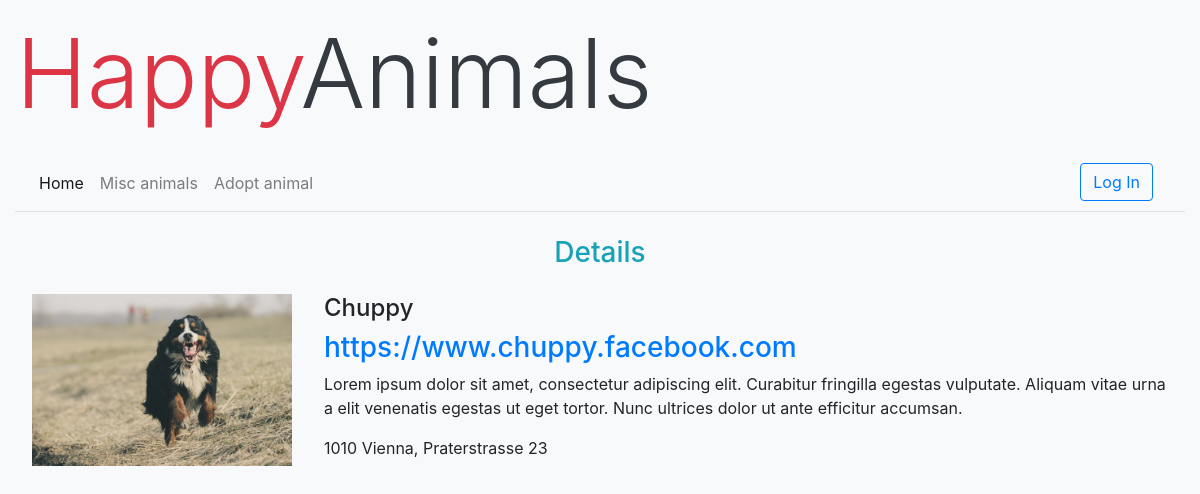
/index.php?itm=1, run on the app's committed database.
### tables this page shows
CREATE TABLE `animals` (
  `animId` int(11) NOT NULL,
  `name` varchar(63) NOT NULL,
  `img` varchar(255) DEFAULT NULL,
  `descr` varchar(255) DEFAULT NULL,
  `type` enum('sm','lg','sen') DEFAULT 'sm',
  `website` varchar(255) DEFAULT NULL,
  `hobbies` varchar(255) DEFAULT NULL,
  `ad_date` date DEFAULT NULL,
  `loca` int(11) NOT NULL DEFAULT 1
);

CREATE TABLE `location` (
  `locId` int(11) NOT NULL,
  `zip` int(11) NOT NULL DEFAULT 1010,
  `city` varchar(127) NOT NULL DEFAULT 'Vienna',
  `address` varchar(255) DEFAULT NULL,
  `loc_x` double(11,7) DEFAULT 48.2205998,
  `loc_y` double(11,7) DEFAULT 16.2399769
);

### classes.php (the view, shortened to what this page needs)
<?php
class Animal
{
    protected $animId;
    protected $name;
    protected $img;
    protected $descr;
    protected $website;
    protected $hobbies;
    protected $adDate;
    protected $zip;
    protected $city;
    protected $address;
    protected $type;
    public function __construct($animId,$name,$img,$descr,$website,$hobbies,$adDate,$zip,$city,$address,$loc_x,$loc_y,$type)
    {
        $this->animId = $animId;
        $this->name = $name;
        $this->img = $img;
        $this->descr = $descr;
        $this->website = $website;
        $this->hobbies = $hobbies;
        $this->adDate = $adDate;
        $this->zip = $zip;
        $this->city = $city;
        $this->address = $address;
        $this->type = $type;
    }
    public function getId(){return $this->animId;}
    public function printDetails()
    {
    	if ($this->type == 'sm') {
            $extra = '<a class="" href="#">'.$this->website.'</a>';
        } else if ($this->type == 'lg'){
            $extra = '<p class="card-text">Hobbies: '.$this->hobbies.'</p>';
        } else if ($this->type == 'sen') {
            $extra = '<p class="card-text">Looking for home since: '.$this->adDate.'</p>';
        }
        $addr = $this->zip.' '.$this->city.', '.$this->address;
        return '<div class="col-3 p-3">
					<img class="img-fluid" src="'.$this->img.'">
    			</div>
    			<div class="col-9 p-3">
    				<h4>'.$this->name.'</h4>
    				<h3>'.$extra.'</h3>
    				<p>'.$this->descr.'</p>
    				<p>'.$addr.'</p>
    			</div>';
    }
}
?>

### index.php (shortened to what this page needs)
<?php
require_once 'dbconnect.php';
require_once 'classes.php';
$list = array();
$queryList = mysqli_query($conn,"SELECT * FROM animals
		JOIN location ON animals.loca = location.locId");
	if($queryList->num_rows > 0){
	    $rows = $queryList->fetch_all(MYSQLI_ASSOC);
	    foreach ($rows as $value){
	        array_push($list,new Animal ($value['animId'],$value['name'],$value['img'],$value['descr'],$value['website'],$value['hobbies'],$value['ad_date'],$value['zip'],$value['city'],$value['address'],$value['loc_x'],$value['loc_y'],$value['type']) );
	    }
	} else {
	    $_SESSION['queryMsg'] = "We could not find anything, sorry :(";
	}
?>
<!DOCTYPE html>
<html lang="en">
<head>
	<link rel ="stylesheet" href="https://stackpath.bootstrapcdn.com/bootstrap/4.3.1/css/bootstrap.min.css">
</head>
<body class="bg-light">
	<div class="container-fluid">
		<div class="row p-3">
			<h1 class="display-1 w-100 text-left text-dark"><span class="text-danger">Happy</span>Animals</h1>
		</div>
		<nav class="navbar navbar-expand-sm bg-light navbar-light sticky-top border-bottom">
			<ul class="navbar-nav w-100">
				<li class="nav-item active">
    				<a  class="nav-link" href="index.php">Home</a>
    			</li>
    			<li class="nav-item">
    				<a class="nav-link" href="general.php">Misc animals</a>
    			</li>
    			<li class="nav-item">
    				<a class="nav-link" href="senior.php">Adopt animal</a>
    			</li>
                <li class="nav-item ml-auto mr-3">
                    <?php if (isset($_SESSION['entr']) == 'logout') {
                    	echo '<a class="btn btn-outline-primary" href="login.php?logout">Log Out</a>';
                    } else{
                    	echo '<a class="btn btn-outline-primary" href="login.php">Log In</a>';
                    }?>
                </li>
    		</ul>
    	</nav>
		<div class="row p-3">
    		<?php
    		if (!isset($_GET['itm'])) {
	    		echo '<h3 class="w-100 text-center text-info">All Cuties</h3>';
	    		foreach ($list as $val) {
	    			$res=$val->printCards();
	    			echo $res;
	            }
            } else {
            	echo '<h3 class="w-100 text-center text-info">Details</h3>';
            	foreach ($list as $val) {
	    			if ($val->getId() == $_GET['itm']) {
	    				$res=$val->printDetails();
	    				echo $res;
	    			}
	            }
            }
            ?>
    	</div>
	</div>
</body>
</html>

### data on the page
animals: img (picture), name "Chuppy", website "https://www.chuppy.facebook.com", descr "Lorem ipsum dolor sit amet, consectetur adipiscing elit. Curabitur fringilla egestas vulputate. Aliquam vitae urna a elit venenatis egestas ut eget tortor. Nunc ultrices dolor ut ante efficitur accumsan.", loca.address "1010 Vienna, Praterstrasse 23"
